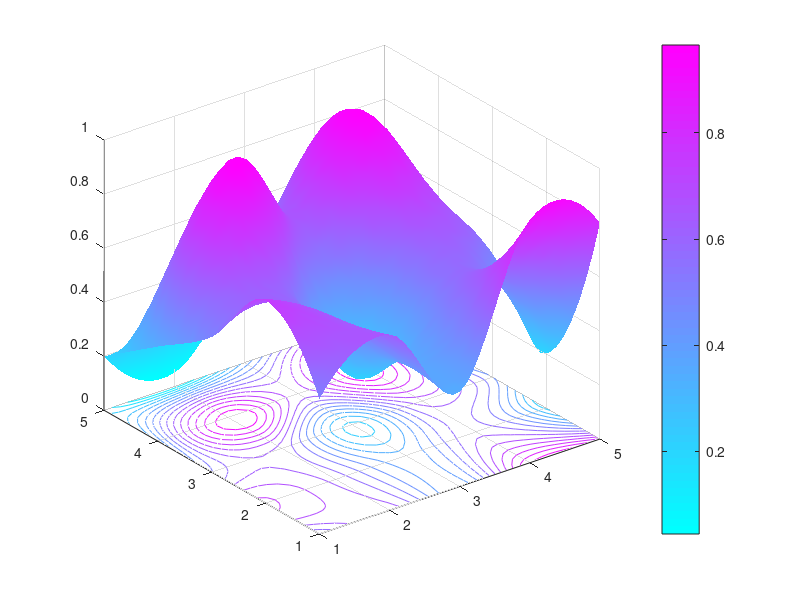

Recreate this plot in MATLAB.
Z0 = [0.5 0.65 0.35 0.90 0.80;

        0.75 0.60 0.35 0.60 0.20;

        0.50 0.60 0.20 0.65 0.45;

        0.35 0.95 0.65 0.95 0.25;

        0.20 0.05 0.35 0.70 0.60];
[X0, Y0] = meshgrid(1:5);

[X1, Y1] = meshgrid(1:0.1:5);
Z1 = interp2(X0,Y0,Z0,X1,Y1, 'cubic');
surf(X1,Y1,Z1);
colormap cool
shading interp
hold on
contour(X1,Y1,Z1,15)
colorbar
hold off